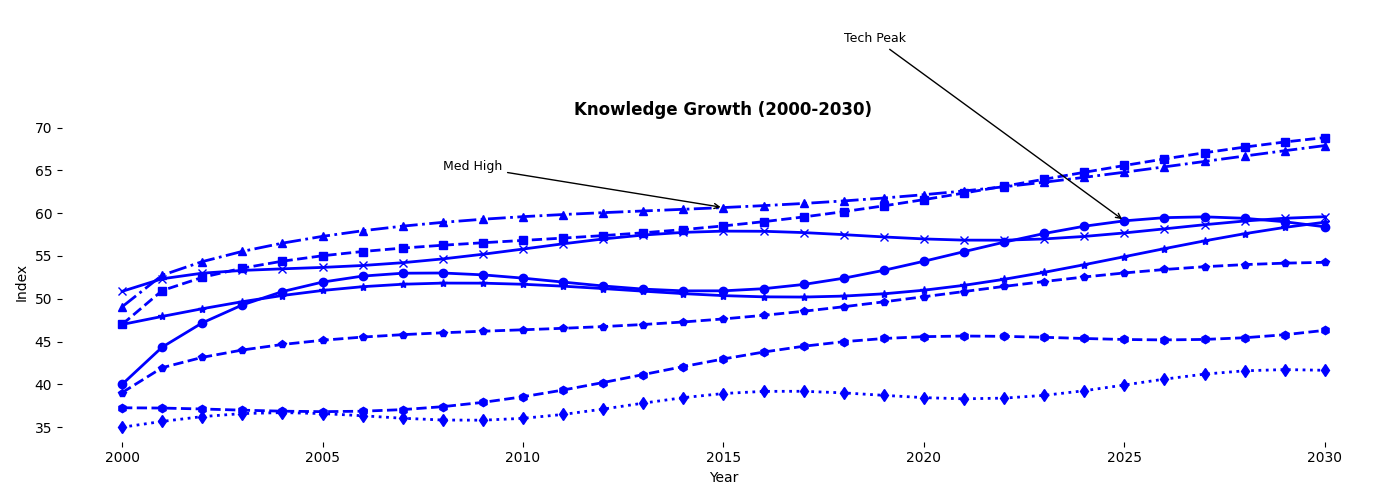

The Python source for this figure:
import matplotlib.pyplot as plt
import numpy as np

years = np.arange(2000, 2031)

tech_idx = [40 + 3*np.sin(0.3*x) + 5*np.log(x+1) for x in range(len(years))]
env_idx = [45 + 2*np.cos(0.2*x) + 4*np.sqrt(x) for x in range(len(years))]
med_idx = [48 + 1.5*np.sin(0.2*x + np.pi/4) + 3.5*np.sqrt(x) for x in range(len(years))]
hist_idx = [35 + np.sin(0.5*x) + 2*x/10 for x in range(len(years))]
phys_idx = [50 + np.cos(0.4*x + np.pi/6) + 2.5*np.log(x+1) for x in range(len(years))]
math_idx = [38 + 1.2*np.sin(0.25*x + np.pi/3) + 2.8*np.sqrt(x) for x in range(len(years))]
astro_idx = [47 + 2.5*np.sin(0.25*x) + 3.2*x/10 for x in range(len(years))]
ling_idx = [36 + 1.8*np.cos(0.3*x + np.pi/4) + 2*x/5 for x in range(len(years))]

fig, ax = plt.subplots(figsize=(14, 5))

common_color = 'blue'

ax.plot(years, tech_idx, marker='o', linestyle='-', linewidth=2, color=common_color)
ax.plot(years, env_idx, marker='s', linestyle='--', linewidth=2, color=common_color)
ax.plot(years, med_idx, marker='^', linestyle='-.', linewidth=2, color=common_color)
ax.plot(years, hist_idx, marker='d', linestyle=':', linewidth=2, color=common_color)
ax.plot(years, phys_idx, marker='x', linestyle='-', linewidth=2, color=common_color)
ax.plot(years, math_idx, marker='p', linestyle='--', linewidth=2, color=common_color)
ax.plot(years, astro_idx, marker='*', linestyle='-', linewidth=2, color=common_color)
ax.plot(years, ling_idx, marker='h', linestyle='--', linewidth=2, color=common_color)

ax.set_xlabel('Year')
ax.set_ylabel('Index')
ax.set_title('Knowledge Growth (2000-2030)', fontweight='bold')

ax.spines['top'].set_visible(False)
ax.spines['right'].set_visible(False)
ax.spines['bottom'].set_visible(False)
ax.spines['left'].set_visible(False)

ax.annotate('Tech Peak', xy=(2025, tech_idx[25]), xytext=(2018, 80),
            arrowprops=dict(facecolor='black', arrowstyle='->'), fontsize=9)
ax.annotate('Med High', xy=(2015, med_idx[15]), xytext=(2008, 65),
            arrowprops=dict(facecolor='black', arrowstyle='->'), fontsize=9)

plt.tight_layout()
plt.show()
